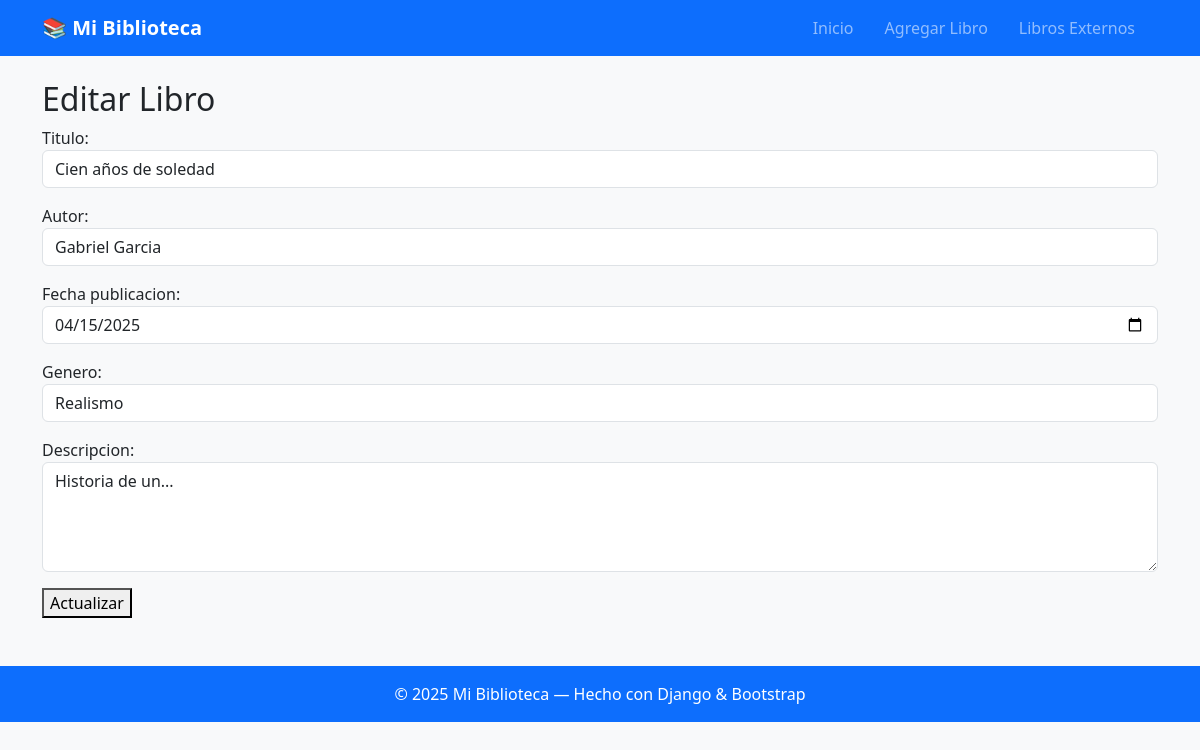
Screenshot of /editar/1/ with the database file from the repository.
### libros/models.py (models this page shows, shortened)
class Libro(models.Model):
    titulo = models.CharField(max_length=200)
    autor = models.CharField(max_length=100)
    fecha_publicacion = models.DateField()
    genero = models.CharField(max_length=100)
    descripcion = models.TextField(blank=True, null=True)

### libros/views.py (the view)
# urls.py: path('editar/<int:pk>/', views.editar_libro, name='editar_libro'),
def editar_libro(request, pk):
    libro = get_object_or_404(Libro, pk=pk)
    if request.method == 'POST':
        form = LibroForm(request.POST, instance=libro)
        if form.is_valid():
            form.save()
            return redirect('lista_libros')
    else:
        form = LibroForm(instance=libro)
    return render(request, 'libros/editar_libro.html', {'form': form})

### libros/forms.py
class LibroForm(forms.ModelForm):
    class Meta:
        model = Libro
        fields = '__all__'
        widgets = {
            'titulo': forms.TextInput(attrs={'class': 'form-control', 'placeholder': 'Ej. Cien años de soledad'}),
            'autor': forms.TextInput(attrs={'class': 'form-control', 'placeholder': 'Ej. Gabriel García Márquez'}),
            'fecha_publicacion': forms.DateInput(attrs={'class': 'form-control', 'type': 'date'}),
            'genero': forms.TextInput(attrs={'class': 'form-control', 'placeholder': 'Ej. Realismo mágico'}),
            'descripcion': forms.Textarea(attrs={'class': 'form-control', 'rows': 4, 'placeholder': 'Breve sinopsis del libro'}),
        }

### libros/templates/libros/editar_libro.html (shortened to what this page needs)
{% extends 'libros/base.html' %}
{% block content %}
<h2>Editar Libro</h2>
<form method="post">
    {{ form.as_p }}
    <button type="submit">Actualizar</button>
</form>
{% endblock %}

### libros/static/libros/style.css (style rules this page uses)
body { font-family: Arial, sans-serif; margin: 20px; background-color: #f2f2f2; }
h2 { color: #333; }
h1, h2 { font-weight: 700; }

### rows the page displays
Libro: titulo "Cien años de soledad", autor "Gabriel Garcia", fecha_publicacion "04/15/2025", genero "Realismo", descripcion "Historia de un..."
